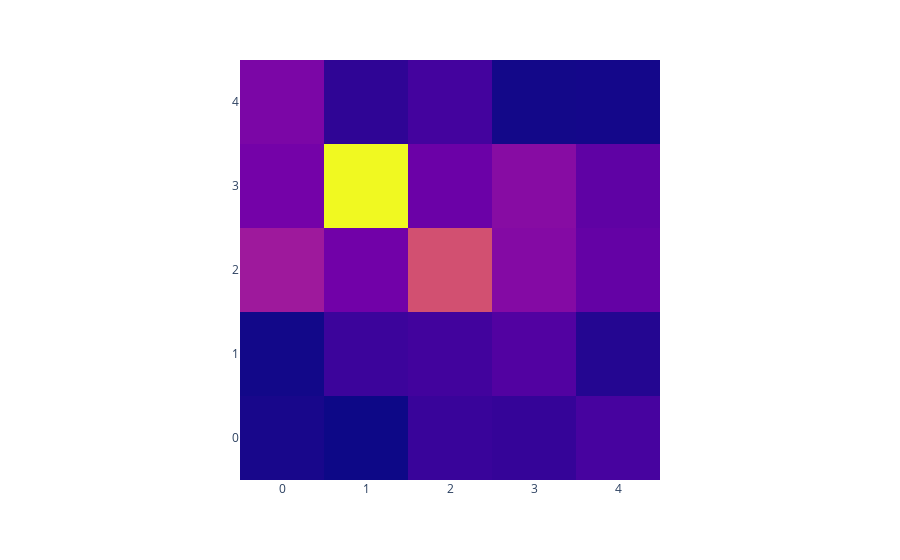

Notebook cell for this chart:
### Markdown cell above
## Mixing matrix visualization

### Code cell
# Instead of using Prem mixing matrix, the model used a synthetic mixing matrix based on that of Fiji (follow Marshall mode of Romain et al.).
age_mixing_matrices = build_synthetic_matrices(
    base_params["iso3"],
    base_params["age_mixing"]["source_iso3"],
    base_params["age_breakpoints"],
    base_params["age_mixing"]["age_adjust"],
    requested_locations=["all_locations"],
)
age_mixing_matrix = age_mixing_matrices["all_locations"]
fig6 = px.imshow(np.flipud(np.transpose(age_mixing_matrix)))
fig6.update_layout(
    xaxis=dict(
        tickmode="linear", tick0=0, dtick=1, ticktext=["0-4", "5-14", "15-34", "35-49", "50+"]
    ),
    yaxis=dict(autorange=True, ticktext=["0-4", "5-14", "15-34", "35-49", "50+"])
)
fig6.update_coloraxes(showscale=False)
fig6.show()

### Figure 1 — Plotly figure (JSON) as saved in the notebook; plotly's stock layout.template omitted (floating-point values rounded to 4 significant figures)
{"data": [{"coloraxis": "coloraxis", "hovertemplate": "x: %{x}<br>y: %{y}<br>color: %{z}<extra></extra>", "name": "0", "type": "heatmap", "xaxis": "x", "yaxis": "y", "z": [[0.5833, 0.5138, 0.808, 0.7788, 0.9017], [0.547, 0.8236, 0.8623, 0.9909, 0.6653], [1.67, 1.257, 2.323, 1.428, 1.149], [1.283, 3.91, 1.21, 1.454, 1.105], [1.346, 0.7376, 0.8781, 0.5503, 0.5598]]}], "layout": {"coloraxis": {"colorscale": [[0, "#0d0887"], [0.1111, "#46039f"], [0.2222, "#7201a8"], [0.3333, "#9c179e"], [0.4444, "#bd3786"], [0.5556, "#d8576b"], [0.6667, "#ed7953"], [0.7778, "#fb9f3a"], [0.8889, "#fdca26"], [1, "#f0f921"]], "showscale": false}, "margin": {"t": 60}, "xaxis": {"anchor": "y", "constrain": "domain", "domain": [0, 1], "dtick": 1, "scaleanchor": "y", "tick0": 0, "tickmode": "linear", "ticktext": ["0-4", "5-14", "15-34", "35-49", "50+"], "tickvals": [0, 1, 2, 3, 4]}, "yaxis": {"anchor": "x", "autorange": true, "constrain": "domain", "domain": [0, 1], "ticktext": ["0-4", "5-14", "15-34", "35-49", "50+"]}}}
